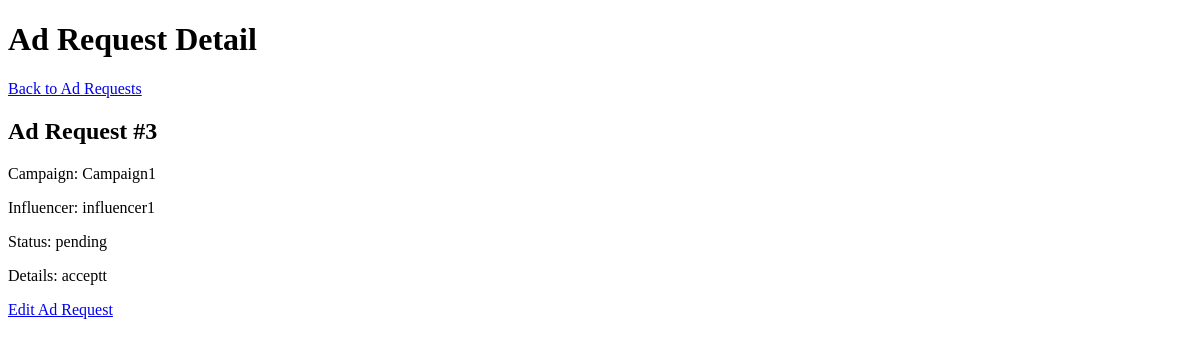
Before: /admin/ad_requests/3 (signed in) with the older database file.
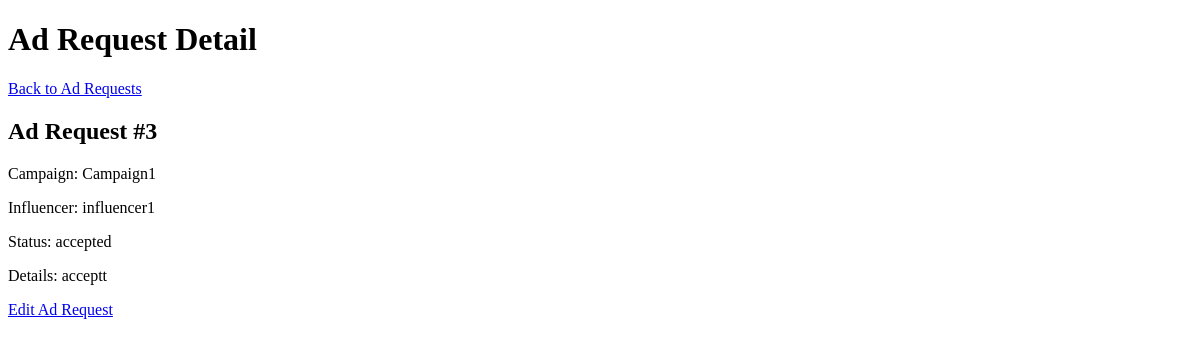
After: the same page with the newer database file.
### models.py (models this page shows, shortened)
class AdRequest(db.Model):
    id = db.Column(db.Integer, primary_key=True)
    campaign_id = db.Column(db.Integer, db.ForeignKey('campaign.id'), nullable=False)
    influencer_id = db.Column(db.Integer, db.ForeignKey('influencer.id'), nullable=False)
    status = db.Column(db.String(50), nullable=False)  # pending, accepted, rejected, negotiated
    details = db.Column(db.Text)
    negotiation_terms = db.Column(db.Text)
    communication_log = db.Column(db.Text)
    created_at = db.Column(db.DateTime, default=datetime.utcnow)
    updated_at = db.Column(db.DateTime, default=datetime.utcnow, onupdate=datetime.utcnow)
    campaign = db.relationship('Campaign', backref=db.backref('ad_requests', lazy=True))
    influencer = db.relationship('Influencer', backref=db.backref('ad_requests', lazy=True))

### app.py (the view)
    @app.route('/admin/ad_requests/<int:ad_request_id>')
    @login_required
    @admin_required
    def admin_ad_request_detail(ad_request_id):
        ad_request = AdRequest.query.get_or_404(ad_request_id)
        return render_template('admin_ad_request_detail.html', ad_request=ad_request)

### templates/admin_ad_request_detail.html (shortened to what this page needs)
<!DOCTYPE html>
<html lang="en">
<head>
</head>
<body>
    <h1>Ad Request Detail</h1>
    <a href="{{ url_for('admin_ad_requests') }}">Back to Ad Requests</a>
    <h2>Ad Request #{{ ad_request.id }}</h2>
    <p>Campaign: {{ ad_request.campaign.title }}</p>
    <p>Influencer: {{ ad_request.influencer.user.username }}</p>
    <p>Status: {{ ad_request.status }}</p>
    <p>Details: {{ ad_request.details }}</p>
    <a href="{{ url_for('admin_ad_request_edit', ad_request_id=ad_request.id) }}">Edit Ad Request</a>
</body>
</html>

Changed rows visible on the page:
changed AdRequest "acceptt": status "pending" → "accepted"
